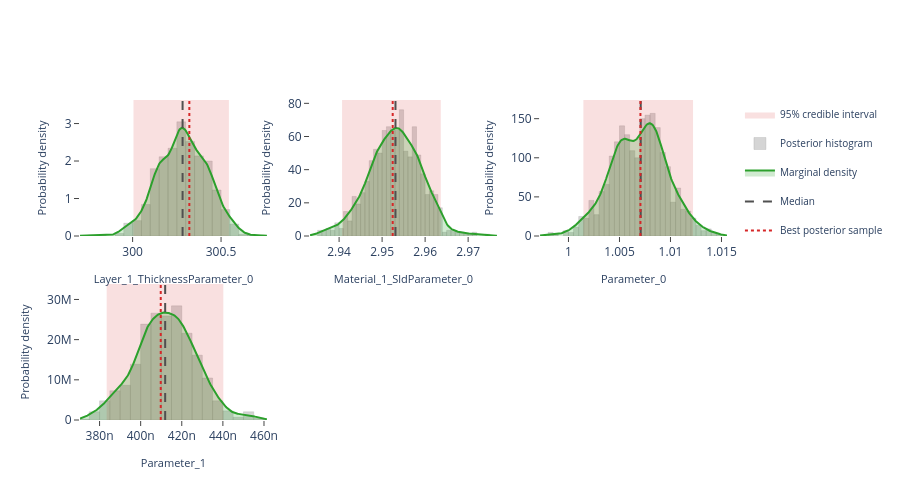

The notebook cell this image was saved under:
### Markdown cell above
## Interactive posterior plots

The next three cells render the same Plotly figures that are shown on the
Bayesian Posterior tab of the EasyReflectometryApp:

* **Marginals** — per-parameter distribution: histogram + smooth KDE marginal,
  shaded 95% credible interval, and median / best-sample lines
  (`plot_distribution` or `posterior.distribution()`)
* **Corner plot** — pairwise marginals + 2-D contours + scatter (`plot_corner`)
* **Traces** — per-chain trace + marginal histogram (`plot_trace`)

The standalone helpers are called with ``return_figure=True`` so they return a
Plotly ``Figure`` that we render in the notebook with ``fig.show()``; the
``PosteriorResults`` methods return the figure directly.

### Code cell
# ---- Marginal posterior distributions ---------------------------------------
# One panel per free parameter, each overlaying the posterior histogram, a
# smooth Gaussian-KDE marginal, the shaded 95% credible interval, and the
# median / best-sample reference lines.  Mirrors the "Marginals" sub-tab in
# the EasyReflectometryApp.

# The PosteriorResults method passes ``logp`` through automatically so the
# best posterior sample (MAP) line is drawn:
fig = posterior.distribution()
fig.show()

# Standalone equivalent (pass ``logp`` to get the best-sample line):
# fig = plot_distribution(
#     posterior.draws,
#     posterior.param_names,
#     logp=posterior.logp,
#     return_figure=True,
# )
# fig.show()

### Figure 1 — Plotly figure (JSON) as saved in the notebook; plotly's stock layout.template omitted (floating-point values rounded to 4 significant figures; data arrays with more than 128 entries replaced by an {"elided": "..."} marker saying what was removed)
{"data": [{"fill": "toself", "fillcolor": "rgba(214, 39, 40, 0.14)", "hoverinfo": "skip", "legendgroup": "95% credible interval", "line": {"color": "rgba(214, 39, 40, 0.14)", "width": 0}, "mode": "lines", "name": "95% credible interval", "showlegend": true, "type": "scatter", "x": [300.0, 300.5, 300.5, 300.0, 300.0], "xaxis": "x", "y": [0.0, 0.0, 3.628, 3.628, 0.0], "yaxis": "y"}, {"histnorm": "probability density", "hovertemplate": "sample=%{x:.4f}<br>density: %{y:.2f}<extra></extra>", "legendgroup": "histogram", "marker": {"color": "rgba(120, 120, 120, 0.38)", "line": {"color": "rgba(120, 120, 120, 0.24)", "width": 1}}, "name": "Posterior histogram", "nbinsx": 40, "opacity": 0.82, "showlegend": true, "type": "histogram", "x": {"elided": "880 float values"}, "xaxis": "x", "yaxis": "y"}, {"fill": "tozeroy", "fillcolor": "rgba(44, 160, 44, 0.22)", "hovertemplate": "Layer_1_ThicknessParameter_0: %{x:.4f}<br>density: %{y:.4f}<extra></extra>", "legendgroup": "marginal", "line": {"color": "rgb(44, 160, 44)", "width": 2}, "mode": "lines", "name": "Marginal density", "showlegend": true, "type": "scatter", "x": {"elided": "256 float values"}, "xaxis": "x", "y": {"elided": "256 float values"}, "yaxis": "y"}, {"hovertemplate": "Median: %{x:.4f}<extra></extra>", "legendgroup": "Median", "line": {"color": "rgb(80, 80, 80)", "dash": "dash", "width": 2}, "mode": "lines", "name": "Median", "showlegend": true, "type": "scatter", "x": [300.3, 300.3], "xaxis": "x", "y": [0.0, 3.628], "yaxis": "y"}, {"hovertemplate": "Best posterior sample: %{x:.4f}<extra></extra>", "legendgroup": "Best posterior sample", "line": {"color": "rgb(214, 39, 40)", "dash": "dot", "width": 2}, "mode": "lines", "name": "Best posterior sample", "showlegend": true, "type": "scatter", "x": [300.3, 300.3], "xaxis": "x", "y": [0.0, 3.628], "yaxis": "y"}, {"fill": "toself", "fillcolor": "rgba(214, 39, 40, 0.14)", "hoverinfo": "skip", "legendgroup": "95% credible interval", "line": {"color": "rgba(214, 39, 40, 0.14)", "width": 0}, "mode": "lines", "name": "95% credible interval", "showlegend": false, "type": "scatter", "x": [2.941, 2.964, 2.964, 2.941, 2.941], "xaxis": "x2", "y": [0.0, 0.0, 82.01, 82.01, 0.0], "yaxis": "y2"}, {"histnorm": "probability density", "hovertemplate": "sample=%{x:.4f}<br>density: %{y:.2f}<extra></extra>", "legendgroup": "histogram", "marker": {"color": "rgba(120, 120, 120, 0.38)", "line": {"color": "rgba(120, 120, 120, 0.24)", "width": 1}}, "name": "Posterior histogram", "nbinsx": 40, "opacity": 0.82, "showlegend": false, "type": "histogram", "x": {"elided": "880 float values"}, "xaxis": "x2", "yaxis": "y2"}, {"fill": "tozeroy", "fillcolor": "rgba(44, 160, 44, 0.22)", "hovertemplate": "Material_1_SldParameter_0: %{x:.4f}<br>density: %{y:.4f}<extra></extra>", "legendgroup": "marginal", "line": {"color": "rgb(44, 160, 44)", "width": 2}, "mode": "lines", "name": "Marginal density", "showlegend": false, "type": "scatter", "x": {"elided": "256 float values"}, "xaxis": "x2", "y": {"elided": "256 float values"}, "yaxis": "y2"}, {"hovertemplate": "Median: %{x:.4f}<extra></extra>", "legendgroup": "Median", "line": {"color": "rgb(80, 80, 80)", "dash": "dash", "width": 2}, "mode": "lines", "name": "Median", "showlegend": false, "type": "scatter", "x": [2.953, 2.953], "xaxis": "x2", "y": [0.0, 82.01], "yaxis": "y2"}, {"hovertemplate": "Best posterior sample: %{x:.4f}<extra></extra>", "legendgroup": "Best posterior sample", "line": {"color": "rgb(214, 39, 40)", "dash": "dot", "width": 2}, "mode": "lines", "name": "Best posterior sample", "showlegend": false, "type": "scatter", "x": [2.952, 2.952], "xaxis": "x2", "y": [0.0, 82.01], "yaxis": "y2"}, {"fill": "toself", "fillcolor": "rgba(214, 39, 40, 0.14)", "hoverinfo": "skip", "legendgroup": "95% credible interval", "line": {"color": "rgba(214, 39, 40, 0.14)", "width": 0}, "mode": "lines", "name": "95% credible interval", "showlegend": false, "type": "scatter", "x": [1.001, 1.012, 1.012, 1.001, 1.001], "xaxis": "x3", "y": [0.0, 0.0, 173.9, 173.9, 0.0], "yaxis": "y3"}, {"histnorm": "probability density", "hovertemplate": "sample=%{x:.4f}<br>density: %{y:.2f}<extra></extra>", "legendgroup": "histogram", "marker": {"color": "rgba(120, 120, 120, 0.38)", "line": {"color": "rgba(120, 120, 120, 0.24)", "width": 1}}, "name": "Posterior histogram", "nbinsx": 40, "opacity": 0.82, "showlegend": false, "type": "histogram", "x": {"elided": "880 float values"}, "xaxis": "x3", "yaxis": "y3"}, {"fill": "tozeroy", "fillcolor": "rgba(44, 160, 44, 0.22)", "hovertemplate": "Parameter_0: %{x:.4f}<br>density: %{y:.4f}<extra></extra>", "legendgroup": "marginal", "line": {"color": "rgb(44, 160, 44)", "width": 2}, "mode": "lines", "name": "Marginal density", "showlegend": false, "type": "scatter", "x": {"elided": "256 float values"}, "xaxis": "x3", "y": {"elided": "256 float values"}, "yaxis": "y3"}, {"hovertemplate": "Median: %{x:.4f}<extra></extra>", "legendgroup": "Median", "line": {"color": "rgb(80, 80, 80)", "dash": "dash", "width": 2}, "mode": "lines", "name": "Median", "showlegend": false, "type": "scatter", "x": [1.007, 1.007], "xaxis": "x3", "y": [0.0, 173.9], "yaxis": "y3"}, {"hovertemplate": "Best posterior sample: %{x:.4f}<extra></extra>", "legendgroup": "Best posterior sample", "line": {"color": "rgb(214, 39, 40)", "dash": "dot", "width": 2}, "mode": "lines", "name": "Best posterior sample", "showlegend": false, "type": "scatter", "x": [1.007, 1.007], "xaxis": "x3", "y": [0.0, 173.9], "yaxis": "y3"}, {"fill": "toself", "fillcolor": "rgba(214, 39, 40, 0.14)", "hoverinfo": "skip", "legendgroup": "95% credible interval", "line": {"color": "rgba(214, 39, 40, 0.14)", "width": 0}, "mode": "lines", "name": "95% credible interval", "showlegend": false, "type": "scatter", "x": [3.835e-07, 4.402e-07, 4.402e-07, 3.835e-07, 3.835e-07], "xaxis": "x4", "y": [0.0, 0.0, 33850000.0, 33850000.0, 0.0], "yaxis": "y4"}, {"histnorm": "probability density", "hovertemplate": "sample=%{x:.4f}<br>density: %{y:.2f}<extra></extra>", "legendgroup": "histogram", "marker": {"color": "rgba(120, 120, 120, 0.38)", "line": {"color": "rgba(120, 120, 120, 0.24)", "width": 1}}, "name": "Posterior histogram", "nbinsx": 40, "opacity": 0.82, "showlegend": false, "type": "histogram", "x": {"elided": "880 float values"}, "xaxis": "x4", "yaxis": "y4"}, {"fill": "tozeroy", "fillcolor": "rgba(44, 160, 44, 0.22)", "hovertemplate": "Parameter_1: %{x:.4f}<br>density: %{y:.4f}<extra></extra>", "legendgroup": "marginal", "line": {"color": "rgb(44, 160, 44)", "width": 2}, "mode": "lines", "name": "Marginal density", "showlegend": false, "type": "scatter", "x": {"elided": "256 float values"}, "xaxis": "x4", "y": {"elided": "256 float values"}, "yaxis": "y4"}, {"hovertemplate": "Median: %{x:.4f}<extra></extra>", "legendgroup": "Median", "line": {"color": "rgb(80, 80, 80)", "dash": "dash", "width": 2}, "mode": "lines", "name": "Median", "showlegend": false, "type": "scatter", "x": [4.119e-07, 4.119e-07], "xaxis": "x4", "y": [0.0, 33850000.0], "yaxis": "y4"}, {"hovertemplate": "Best posterior sample: %{x:.4f}<extra></extra>", "legendgroup": "Best posterior sample", "line": {"color": "rgb(214, 39, 40)", "dash": "dot", "width": 2}, "mode": "lines", "name": "Best posterior sample", "showlegend": false, "type": "scatter", "x": [4.098e-07, 4.098e-07], "xaxis": "x4", "y": [0.0, 33850000.0], "yaxis": "y4"}], "layout": {"barmode": "overlay", "height": 500, "legend": {"font": {"size": 10}}, "plot_bgcolor": "white", "showlegend": true, "xaxis": {"anchor": "y", "domain": [0.0, 0.2889], "range": [299.7, 300.8], "showgrid": false, "ticks": "outside", "title": {"font": {"size": 11}, "text": "Layer_1_ThicknessParameter_0"}, "zeroline": false}, "xaxis2": {"anchor": "y2", "domain": [0.3556, 0.6444], "range": [2.933, 2.977], "showgrid": false, "ticks": "outside", "title": {"font": {"size": 11}, "text": "Material_1_SldParameter_0"}, "zeroline": false}, "xaxis3": {"anchor": "y3", "domain": [0.7111, 1.0], "range": [0.9972, 1.016], "showgrid": false, "ticks": "outside", "title": {"font": {"size": 11}, "text": "Parameter_0"}, "zeroline": false}, "xaxis4": {"anchor": "y4", "domain": [0.0, 0.2889], "range": [3.705e-07, 4.614e-07], "showgrid": false, "ticks": "outside", "title": {"font": {"size": 11}, "text": "Parameter_1"}, "zeroline": false}, "xaxis5": {"anchor": "y5", "domain": [0.3556, 0.6444], "showgrid": false, "ticks": "outside", "zeroline": false}, "xaxis6": {"anchor": "y6", "domain": [0.7111, 1.0], "showgrid": false, "ticks": "outside", "zeroline": false}, "yaxis": {"anchor": "x", "domain": [0.575, 1.0], "range": [0.0, 3.628], "showgrid": false, "ticks": "outside", "title": {"font": {"size": 11}, "text": "Probability density"}, "zeroline": false}, "yaxis2": {"anchor": "x2", "domain": [0.575, 1.0], "range": [0.0, 82.01], "showgrid": false, "ticks": "outside", "title": {"font": {"size": 11}, "text": "Probability density"}, "zeroline": false}, "yaxis3": {"anchor": "x3", "domain": [0.575, 1.0], "range": [0.0, 173.9], "showgrid": false, "ticks": "outside", "title": {"font": {"size": 11}, "text": "Probability density"}, "zeroline": false}, "yaxis4": {"anchor": "x4", "domain": [0.0, 0.425], "range": [0.0, 33850000.0], "showgrid": false, "ticks": "outside", "title": {"font": {"size": 11}, "text": "Probability density"}, "zeroline": false}, "yaxis5": {"anchor": "x5", "domain": [0.0, 0.425], "showgrid": false, "ticks": "outside", "zeroline": false}, "yaxis6": {"anchor": "x6", "domain": [0.0, 0.425], "showgrid": false, "ticks": "outside", "zeroline": false}}}
